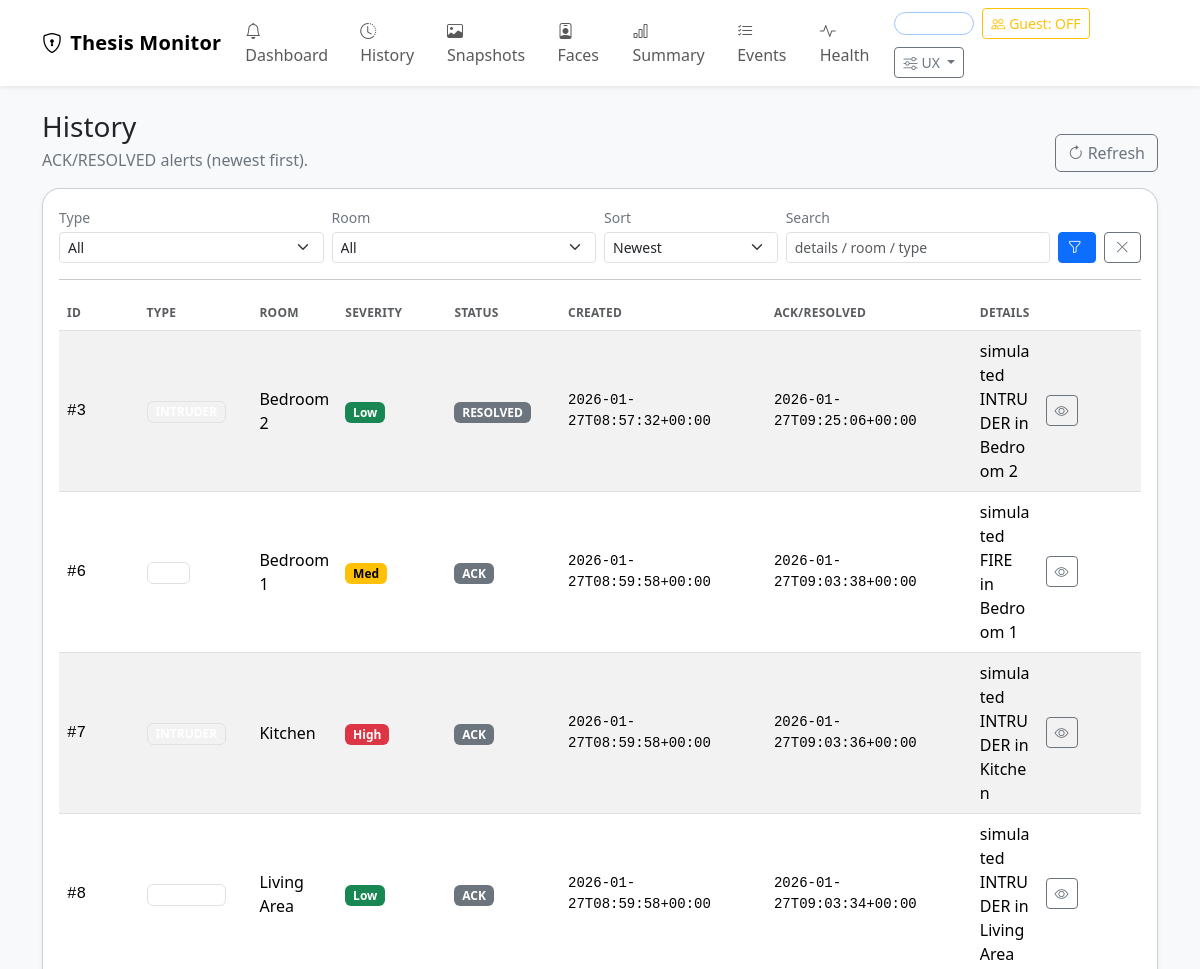
Before: /history (upper part) with the older database file.
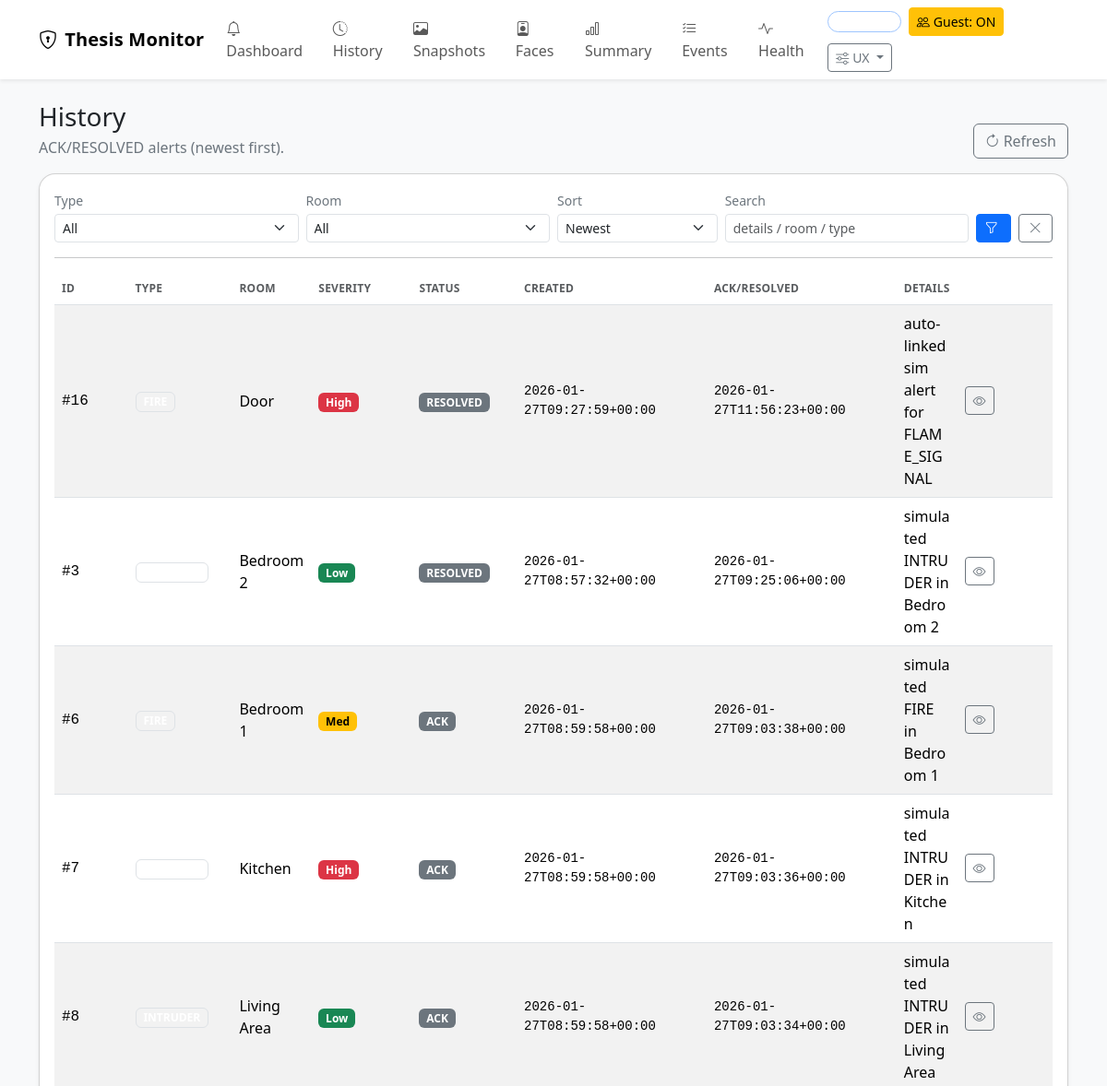
After: the same page with the newer database file.
### tables this page shows
CREATE TABLE alerts (
        id INTEGER PRIMARY KEY AUTOINCREMENT,
        type TEXT NOT NULL,
        room TEXT,
        severity INTEGER NOT NULL DEFAULT 1,
        status TEXT NOT NULL DEFAULT 'ACTIVE', -- ACTIVE | ACK | RESOLVED
        ts TEXT NOT NULL,
        ack_ts TEXT,
        snapshot_path TEXT,
        details TEXT
    );

### pi/app.py (the view)
@app.get("/history")
def history():
    type_filter = request.args.get("type", "").strip()
    room_filter = request.args.get("room", "").strip()
    q = request.args.get("q", "").strip()
    sort = request.args.get("sort", "newest").strip()
    alerts = list_history_alerts(type_filter=type_filter, room_filter=room_filter, q=q, sort=sort)
    types = distinct_alert_types()
    rooms = distinct_alert_rooms()
    return render_template("history.html", alerts=alerts, types=types, rooms=rooms,
                           type_filter=type_filter, room_filter=room_filter, q=q, sort=sort)

### pi/app.py (called while the page is built)
@app.context_processor
def inject_globals():
    return {
        "guest_mode": get_guest_mode(),
        "active_alert_count": count_active_alerts(),
    }

### pi/db.py (called while the page is built)
def get_conn() -> sqlite3.Connection:
    os.makedirs(os.path.dirname(DB_PATH), exist_ok=True)
    conn = sqlite3.connect(DB_PATH, check_same_thread=False)
    conn.row_factory = sqlite3.Row
    return conn

def distinct_alert_types():
    conn = get_conn()
    cur = conn.cursor()
    cur.execute("SELECT DISTINCT type FROM alerts ORDER BY type ASC;")
    rows = [r[0] for r in cur.fetchall()]
    conn.close()
    return rows

def distinct_alert_rooms():
    conn = get_conn()
    cur = conn.cursor()
    cur.execute("SELECT DISTINCT room FROM alerts WHERE room IS NOT NULL AND room != '' ORDER BY room ASC;")
    rows = [r[0] for r in cur.fetchall()]
    conn.close()
    return rows

def count_active_alerts() -> int:
    conn = get_conn()
    cur = conn.cursor()
    cur.execute("SELECT COUNT(*) as c FROM alerts WHERE status='ACTIVE';")
    c = int(cur.fetchone()["c"])
    conn.close()
    return c

def get_guest_mode() -> bool:
    return get_setting("guest_mode", "0") == "1"

### thesis_ui_v3/pi/templates/history.html (shortened to what this page needs)
{% extends "base.html" %}
{% block content %}
  <div class="d-flex flex-wrap gap-2 justify-content-between align-items-end mb-3">
    <div>
      <h3 class="mb-1">History</h3>
      <div class="text-secondary">ACK/RESOLVED alerts (newest first).</div>
    </div>
    <a class="btn btn-outline-secondary" href="{{ url_for('history') }}"><i class="bi bi-arrow-clockwise me-1"></i>Refresh</a>
  </div>
  <div class="card shadow-sm">
    <div class="card-body">
      <form method="get" class="row g-2 align-items-end">
        <div class="col-12 col-md-3">
          <label class="form-label small text-secondary mb-1">Type</label>
          <select name="type" class="form-select form-select-sm">
            <option value="">All</option>
          </select>
        </div>
        <div class="col-12 col-md-3">
          <label class="form-label small text-secondary mb-1">Room</label>
          <select name="room" class="form-select form-select-sm">
            <option value="">All</option>
          </select>
        </div>
        <div class="col-12 col-md-2">
          <label class="form-label small text-secondary mb-1">Sort</label>
          <select name="sort" class="form-select form-select-sm">
            <option value="newest" {{ "selected" if sort=="newest" else "" }}>Newest</option>
          </select>
        </div>
        <div class="col-12 col-md-3">
          <label class="form-label small text-secondary mb-1">Search</label>
          <input name="q" value="{{ q }}" class="form-control form-control-sm" placeholder="details / room / type">
        </div>
        <div class="col-12 col-md-1 d-flex gap-2">
          <button class="btn btn-sm btn-primary w-100" type="submit"><i class="bi bi-funnel me-1"></i></button>
          <a class="btn btn-sm btn-outline-secondary w-100" href="{{ url_for('history') }}"><i class="bi bi-x-lg"></i></a>
        </div>
      </form>
      <hr class="my-3">
      {% if alerts|length == 0 %}
        <div class="text-secondary">No history yet.</div>
      {% else %}
        <div class="table-responsive">
          <table class="table table-striped table-hover align-middle mb-0">
            <thead>
              <tr>
                <th style="width: 90px;">ID</th>
                <th>Type</th>
                <th>Room</th>
                <th style="width: 120px;">Severity</th>
                <th style="width: 120px;">Status</th>
                <th style="width: 220px;">Created</th>
                <th style="width: 220px;">Ack/Resolved</th>
                <th>Details</th>
                <th style="width: 120px;"></th>
              </tr>
            </thead>
            <tbody>
              {% for a in alerts %}
              <tr>
                <td class="font-monospace">#{{ a["id"] }}</td>
                <td><span class="badge text-bg-dark-subtle border">{{ a["type"] }}</span></td>
                <td>{{ a["room"] or "-" }}</td>
                <td>
                  {% if a["severity"]|int >= 3 %}
                    <span class="badge text-bg-danger">High</span>
                  {% elif a["severity"]|int == 2 %}
                    <span class="badge text-bg-warning">Med</span>
                  {% else %}
                    <span class="badge text-bg-success">Low</span>
                  {% endif %}
                </td>
                <td><span class="badge text-bg-secondary">{{ a["status"] }}</span></td>
                <td class="font-monospace small">{{ a["ts"] }}</td>
                <td class="font-monospace small">{{ a["ack_ts"] or "-" }}</td>
                <td class="text-break">{{ a["details"] or "" }}</td>
                <td>
                  <a class="btn btn-sm btn-outline-secondary" href="{{ url_for('alert_details', alert_id=a['id']) }}">
                    <i class="bi bi-eye"></i>
                  </a>
                </td>
              </tr>
              {% endfor %}
            </tbody>
          </table>
        </div>
      {% endif %}
    </div>
  </div>
{% endblock %}

Changed rows visible on the page:
now on this page (row edited): alerts: id "16", room "Door", severity "High", status "RESOLVED", ts "2026-01-27T09:27:59+00:00", ack_ts "2026-01-27T11:56:23+00:00", details "auto-linked sim alert for FLAME_SIGNAL"
Other visible differences:
{{ "ON" if guest_mode else "OFF" }}: "OFF" → "ON"
